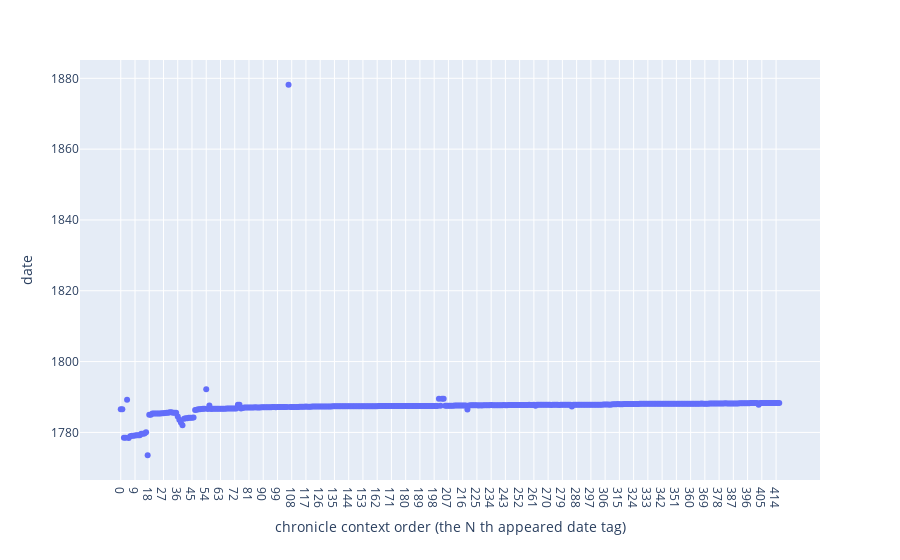

Notebook source saved alongside this figure:
### Code cell
d = list([datetime.datetime.strptime(i,'%Y-%m-%d') for i in df_date_clean['datum'].tolist()])
d = [datetime.datetime.strftime(i,'%Y-%m-%d') for i in d]
c = [str(i) for i in range(len(df_date_clean['datum'].tolist()))]
_ = pd.DataFrame()
_['d'] = d
_['c'] = c
f = px.scatter(_,x=c,y=d)
f.update_layout(
    # title="Plot Title",
    xaxis_title="chronicle context order (the N th appeared date tag)",
    yaxis_title="date")
f

### Figure 1 — Plotly figure (JSON) as saved in the notebook; plotly's stock layout.template omitted (floating-point values rounded to 4 significant figures; data arrays with more than 128 entries replaced by an {"elided": "..."} marker saying what was removed)
{"data": [{"hovertemplate": "x=%{x}<br>y=%{y}<extra></extra>", "legendgroup": "", "marker": {"color": "#636efa", "symbol": "circle"}, "mode": "markers", "name": "", "orientation": "v", "showlegend": false, "type": "scatter", "x": {"elided": "417 str values"}, "xaxis": "x", "y": {"elided": "417 str values"}, "yaxis": "y"}], "layout": {"legend": {"tracegroupgap": 0}, "margin": {"t": 60}, "xaxis": {"anchor": "y", "domain": [0, 1], "title": {"text": "chronicle context order (the N th appeared date tag)"}}, "yaxis": {"anchor": "x", "domain": [0, 1], "title": {"text": "date"}}}}
